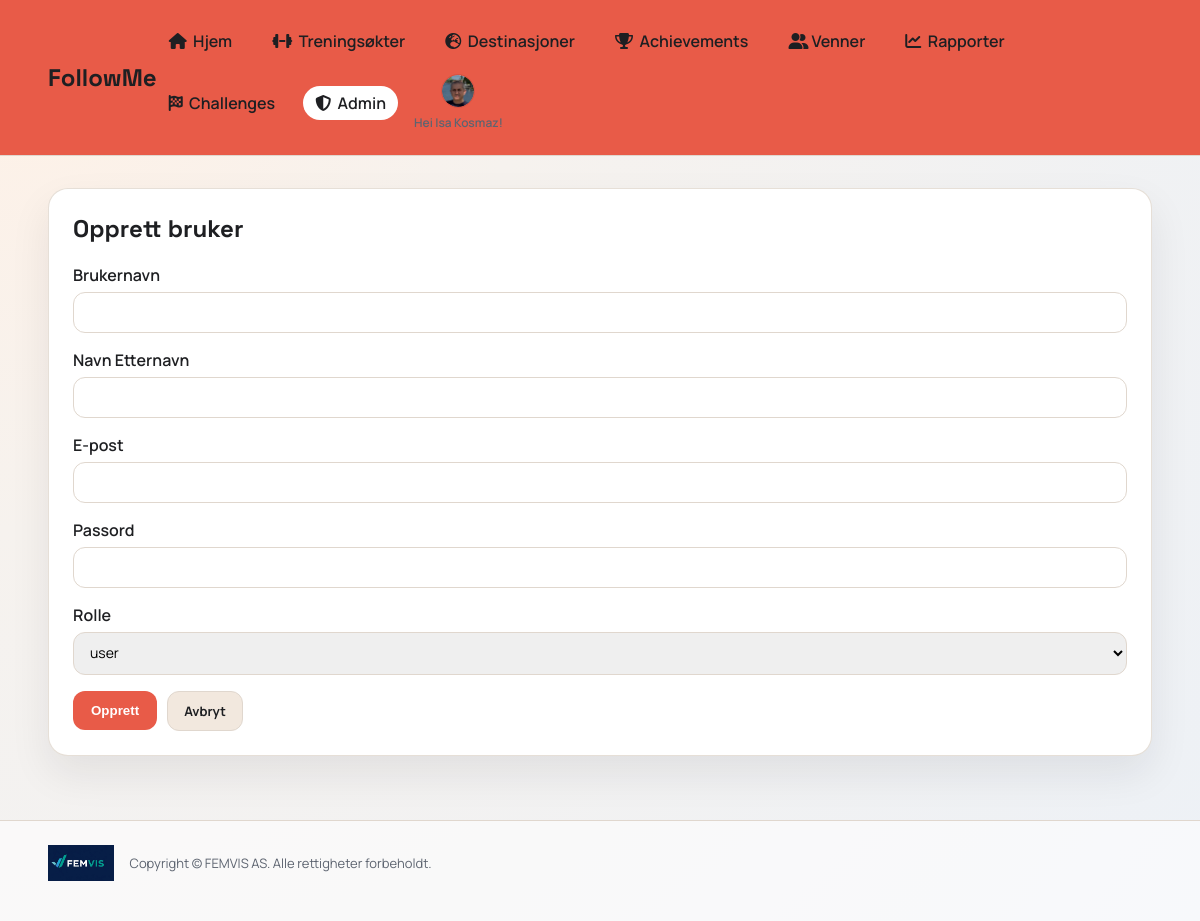
The page /admin/users/new (signed in) on the database its author committed.
### app.py (models this page shows)
class User(db.Model):
    id = db.Column(db.Integer, primary_key=True)
    username = db.Column(db.String(40), unique=True, nullable=False)
    full_name = db.Column(db.String(120), nullable=False)
    email = db.Column(db.String(120), unique=True, nullable=False)
    password_hash = db.Column(db.String(255), nullable=False)
    role = db.Column(db.String(20), default="user", nullable=False)
    avatar_color = db.Column(db.String(20), default="#2d7d46", nullable=False)
    avatar_icon = db.Column(db.String(20), default="boot", nullable=False)
    avatar_image = db.Column(db.String(255), nullable=True)
    created_at = db.Column(db.DateTime, default=datetime.utcnow, nullable=False)

### app.py (the view, shortened to what this page needs)
@app.route("/admin/users/new", methods=["GET", "POST"])
@login_required
def admin_user_new():
    user = get_current_user()
    if user.role != "admin":
        flash("Du har ikke tilgang.")
        return redirect(url_for("index"))
    return render_template("admin_user_new.html", user=user)

### app.py (called while the page is built)
def login_required(view):
    @wraps(view)
    def wrapper(*args, **kwargs):
        if "user_id" not in session:
            return redirect(url_for("login"))
        user = db.session.get(User, session["user_id"])
        if not user:
            session.clear()
            return redirect(url_for("login"))
        return view(*args, **kwargs)
    return wrapper

def get_current_user():
    if "user_id" not in session:
        return None
    user = db.session.get(User, session["user_id"])
    if not user:
        session.clear()
        return None
    return user

### templates/admin_user_new.html (shortened to what this page needs)
{% extends "base.html" %}
{% set title = "Ny bruker" %}
{% block content %}
<section class="card">
  <h2>Opprett bruker</h2>
  <form method="post" class="form">
    <label>Brukernavn
      <input type="text" name="username" required>
    </label>
    <label>Navn Etternavn
      <input type="text" name="full_name" required>
    </label>
    <label>E-post
      <input type="email" name="email" required>
    </label>
    <label>Passord
      <input type="password" name="password" required>
    </label>
    <label>Rolle
      <select name="role">
        <option value="user">user</option>
      </select>
    </label>
    <div class="form-actions">
      <button class="button" type="submit">Opprett</button>
      <a class="button secondary small" href="{{ url_for('admin_users') }}">Avbryt</a>
    </div>
  </form>
</section>
{% endblock %}

### templates/base.html (shortened to what this page needs)
<!doctype html>
<html lang="no">
<head>
  <link rel="stylesheet" href="{{ url_for('static', filename='css/style.css') }}">
  <link rel="stylesheet" href="https://cdnjs.cloudflare.com/ajax/libs/font-awesome/6.5.2/css/all.min.css">
</head>
<body>
  <div class="app-shell">
    <header class="topbar">
      <a class="brand-link" href="{{ url_for('index') }}"><div class="brand">FollowMe</div></a>
      {% if user %}
      <div class="nav-shell">
        <nav class="nav">
          <a href="{{ url_for('index') }}" class="{% if request.path == url_for('index') %}active{% endif %}"><i class="fa-solid fa-house"></i>&nbsp; Hjem</a>
          <a href="{{ url_for('workouts') }}" class="{% if request.path.startswith(url_for('workouts')) %}active{% endif %}"><i class="fa-solid fa-dumbbell"></i>&nbsp; Treningsøkter</a>
          <a href="{{ url_for('destinations') }}" class="{% if request.path.startswith(url_for('destinations')) %}active{% endif %}"><i class="fa-solid fa-earth-europe"></i>&nbsp; Destinasjoner</a>
          <a href="{{ url_for('achievements') }}" class="{% if request.path.startswith(url_for('achievements')) %}active{% endif %}"><i class="fa-solid fa-trophy"></i>&nbsp; Achievements</a>
          <a href="{{ url_for('friends') }}" class="{% if request.path.startswith(url_for('friends')) %}active{% endif %}"><i class="fa-solid fa-user-group"></i> Venner</a>
          <a href="{{ url_for('reports') }}" class="{% if request.path.startswith(url_for('reports')) %}active{% endif %}"><i class="fa-solid fa-chart-line"></i>&nbsp; Rapporter</a>
          <a href="{{ url_for('challenges') }}" class="{% if request.path.startswith(url_for('challenges')) %}active{% endif %}"><i class="fa-solid fa-flag-checkered"></i>&nbsp; Challenges</a>
          {% if user.role == 'admin' %}
          <a href="{{ url_for('admin_dashboard') }}" class="{% if request.path.startswith('/admin') %}active{% endif %}"><i class="fa-solid fa-shield-halved"></i>&nbsp; Admin</a>
          {% endif %}
          <div class="nav-avatar-wrap">
            <a class="nav-avatar {% if user.avatar_image %}has-image{% endif %}" href="{{ url_for('profile') }}" style="--accent: {{ user.avatar_color }}" aria-label="Profil">
              {% if user.avatar_image %}
                <img src="{{ url_for('static', filename='uploads/' ~ user.avatar_image) }}" alt="Avatar">
              {% endif %}
            </a>
            <div class="nav-welcome">Hei {{ user.full_name }}!</div>
          </div>
        </nav>
      </div>
      {% endif %}
    </header>
    <main class="main">
      {% block content %}{% endblock %}
    </main>
    <footer class="footer">
      <div class="footer-inner">
        <img src="{{ url_for('static', filename='img/logo.jpg') }}" alt="FEMVIS AS logo">
        <p>Copyright © FEMVIS AS. Alle rettigheter forbeholdt.</p>
      </div>
    </footer>
  </div>
</body>
</html>

### static/css/style.css (style rules this page uses)
:root { --bg: #f6f2ee; --bg-2: #edf1f6; --card: #ffffff; --ink: #1e1f22; --muted: #5d6470; --accent: #2d7d46; --accent-2: #d96d4e; --stroke: #e0d7ce; }
* { box-sizing: border-box; }
body { margin: 0; font-family: "Manrope", sans-serif; color: var(--ink); background: radial-gradient(circle at top left, #fff1e6 0%, var(--bg) 35%, var(--bg-2) 100%); }
.app-shell { min-height: 100vh; }
.topbar { display: flex; align-items: center; justify-content: space-between; padding: 24px 48px; position: sticky; top: 0; backdrop-filter: blur(6px); background: #e85b48; border-bottom: 1px solid var(--stroke); z-index: 10; }
.brand { font-family: "Space Grotesk", sans-serif; font-size: 24px; font-weight: 700; }
.brand-link { text-decoration: none; color: inherit; }
.nav { display: flex; gap: 16px; flex-wrap: wrap; align-items: center; }
.nav a { text-decoration: none; color: var(--ink); font-weight: 600; padding: 6px 12px; border-radius: 999px; }
.nav a.active { background: var(--card); }
.nav a.nav-avatar { padding: 0; }
.nav-avatar { width: 34px; height: 34px; border-radius: 50%; background: var(--accent); display: flex; align-items: center; justify-content: center; color: #fff; font-weight: 700; overflow: hidden; border: 1px solid rgba(0, 0, 0, 0.08); padding: 0; }
.nav-avatar img { width: 100%; height: 100%; object-fit: cover; display: block; border-radius: 50%; }
.nav-avatar.has-image { background: transparent; }
.nav-avatar-wrap { position: relative; display: flex; align-items: center; flex-direction: column; gap: 6px; }
.nav-welcome { font-size: 12px; color: var(--muted); font-weight: 600; text-align: center; max-width: 140px; }
.nav-shell { display: flex; align-items: center; gap: 12px; position: relative; }
.main { padding: 32px 48px 64px; }
.footer { padding: 24px 48px 40px; border-top: 1px solid var(--stroke); background: rgba(255, 255, 255, 0.6); }
.footer-inner { display: flex; align-items: center; gap: 16px; flex-wrap: wrap; }
.footer-inner img { height: 36px; }
.footer-inner p { margin: 0; color: var(--muted); font-size: 13px; }
.card { background: var(--card); border-radius: 20px; padding: 24px; box-shadow: 0 18px 40px rgba(29, 31, 34, 0.08); border: 1px solid rgba(224, 215, 206, 0.8); }
.card h2 { margin-top: 0; font-family: "Space Grotesk", sans-serif; }
.form { display: grid; gap: 16px; }
.form label { display: grid; gap: 6px; font-weight: 600; }
input, select { border: 1px solid var(--stroke); border-radius: 12px; padding: 10px 12px; font-size: 14px; font-family: "Manrope", sans-serif; }
.button { background: #e85b48; color: #fff; border: none; padding: 12px 18px; border-radius: 12px; font-weight: 700; cursor: pointer; text-decoration: none; display: inline-block; text-align: center; }
.button.secondary { background: #f2e8de; color: var(--ink); border: 1px solid var(--stroke); }
.button.small { padding: 10px 16px; font-size: 13px; }
.form-actions { display: flex; flex-wrap: wrap; gap: 10px; align-items: center; }

### rows shown on the page
User: avatar_image (picture), full_name "Isa Kosmaz"
